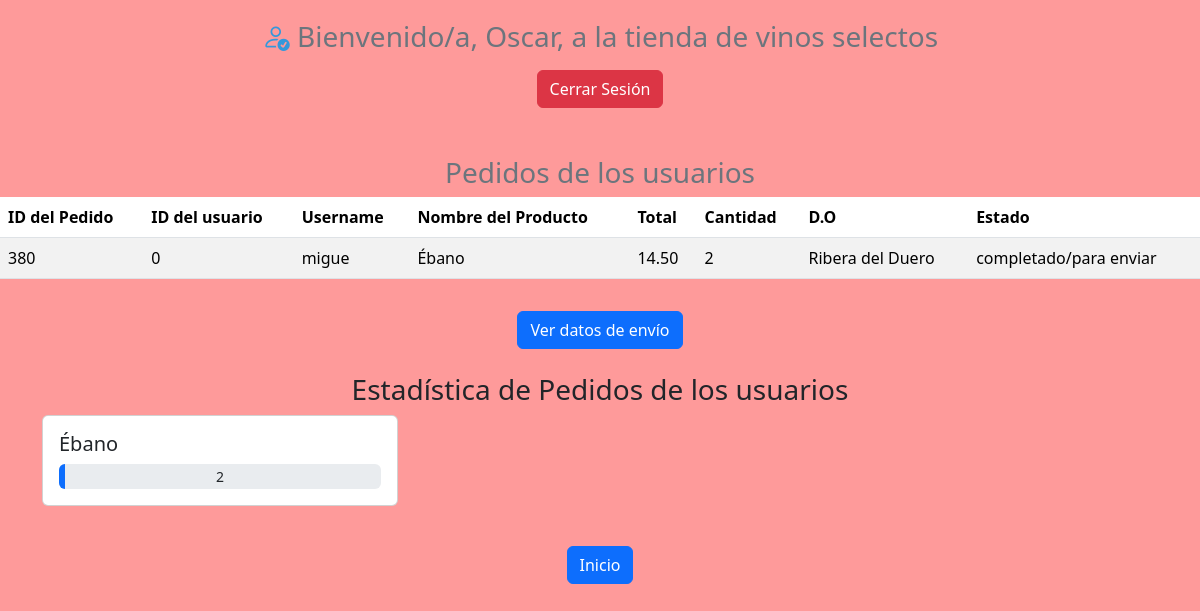
The page /vistaadmin/pedidosusuarios.php (signed in) on the database its author committed.
### tables this page shows
CREATE TABLE `pedido` (
  `pedido_id` int(11) NOT NULL,
  `fecha` timestamp NOT NULL DEFAULT current_timestamp() ON UPDATE current_timestamp(),
  `total` decimal(10,2) DEFAULT NULL,
  `fk_usuario` int(11) NOT NULL,
  `estado` varchar(50) NOT NULL DEFAULT 'en trámite'
);

CREATE TABLE `usuario` (
  `usuario_id` int(11) NOT NULL,
  `username` varchar(60) DEFAULT NULL,
  `password` varchar(60) DEFAULT NULL,
  `rol` varchar(60) NOT NULL DEFAULT 'user',
  `correo` varchar(50) DEFAULT NULL,
  `estado` tinyint(1) NOT NULL DEFAULT 1
);

CREATE TABLE `producto` (
  `producto_id` int(11) NOT NULL,
  `nombre` varchar(60) NOT NULL,
  `pvp` decimal(10,2) NOT NULL,
  `stock` int(11) NOT NULL,
  `do` varchar(60) NOT NULL,
  `descripcion` varchar(500) NOT NULL,
  `url_imagen` varchar(500) DEFAULT NULL
);

CREATE TABLE `linea_pedido` (
  `fk_pedido` int(11) NOT NULL,
  `fk_producto` int(11) NOT NULL,
  `cantidad` int(11) NOT NULL
);

### vistaadmin/pedidosusuarios.php (the view, shortened to what this page needs)
<!DOCTYPE html>
<html>
<head>
    <link rel="stylesheet" type="text/css" href="estilovistaadmin.css">
    <link href="https://cdn.jsdelivr.net/npm/bootstrap@5.3.2/dist/css/bootstrap.min.css" rel="stylesheet">
    <link rel="stylesheet" href="https://cdn.jsdelivr.net/npm/bootstrap-icons@1.11.3/font/bootstrap-icons.min.css">
</head>
<body id="body">
<?php
include "../Conexion.php";
if(isset($_SESSION["username"])) {
    $user = $_SESSION["username"];
    echo '<div class="text-center d-flex flex-column align-items-center" style="margin-top: 20px;">
    <h3 class="text-secondary mb-3"><i class="bi bi-person-check" style="color: #3498db !important;"></i>
        Bienvenido/a, ' . $user . ', a la tienda de vinos selectos
    </h3>';
    echo '<a href="/TiendaVinos/phplogin/cerrarsesion.php" class="btn btn-danger">Cerrar Sesión</a></br></br>
    </div>';
}
$sql_pedidos = "SELECT pedido.pedido_id, usuario.usuario_id, usuario.username, producto.nombre, pedido.total, linea_pedido.cantidad, producto.do, pedido.estado
                FROM pedido
                INNER JOIN linea_pedido ON pedido.pedido_id = linea_pedido.fk_pedido
                INNER JOIN producto ON linea_pedido.fk_producto = producto.producto_id
                INNER JOIN usuario ON pedido.fk_usuario = usuario.usuario_id
                WHERE pedido.estado = 'completado/para enviar'";
$resultado_pedidos = $conexion->query($sql_pedidos);
$pedidos = [];
if ($resultado_pedidos && $resultado_pedidos->num_rows > 0) {
    while ($pedido = $resultado_pedidos->fetch_assoc()) {
        $pedidos[] = $pedido;
    }
}
if (!empty($pedidos)) {
    echo '<h3 class="text-center text-secondary">Pedidos de los usuarios</h3>';
    echo '<table class="table table-striped">';
    echo '<thead>
            <tr>
                <th>ID del Pedido</th>
                <th>ID del usuario</th>
                <th>Username</th>
                <th>Nombre del Producto</th>
                <th>Total</th>
                <th>Cantidad</th>
                <th>D.O</th>
                <th>Estado</th>
            </tr>
          </thead>';
    echo '<tbody>';
    foreach ($pedidos as $pedido) {
        echo '<tr>';
        echo '<td>' . $pedido['pedido_id'] . '</td>';
        echo '<td>' . $pedido['usuario_id'] . '</td>';
        echo '<td>' . $pedido['username'] . '</td>';
        echo '<td>' . $pedido['nombre'] . '</td>';
        echo '<td>' . $pedido['total'] . '</td>';
        echo '<td>' . $pedido['cantidad'] . '</td>';
        echo '<td>' . $pedido['do'] . '</td>';
        echo '<td>' . $pedido['estado'] . '</td>';
        echo '</tr>';
    }
    echo '</tbody>';
    echo '</table>';
    echo '<form method="POST" action="mostrardatosenvio.php" class="text-center mt-3">';
    echo '<button class="btn btn-primary text-center mt-3" type="submit" name="verDatosEnvio">Ver datos de envío</button>';
    echo '</form>';
    echo '<div class="container">';
    echo '<h3 class="text-center mt-4">Estadística de Pedidos de los usuarios</h3>';
    echo '<div class="row">';
    foreach ($pedidos as $pedido)
     {
        echo '<div class="col-md-4">';
        echo '<div class="card mb-4">';
        echo '<div class="card-body">';
        echo '<h5 class="card-title">' . $pedido["nombre"] . '</h5>';
        echo '<div class="progress" style="min-width: 150px;">';
        echo '<div class="progress-bar bg-primary" role="progressbar" style="width: ' . $pedido["cantidad"] . '%" aria-valuenow="' . $pedido["cantidad"] . '" aria-valuemin="0" aria-valuemax="100"></div>';
        echo '<span class="numberbarra">' . $pedido["cantidad"] . '</span>';
        echo '</div>';
        echo '</div>';
        echo '</div>';
        echo '</div>';
    }
    echo '</div>';
    echo '</div>';
} else {
    echo '<p class="text-center">No hay pedidos completados/para enviar.</p>';
}
?>
<div class="text-center mt-3">
<a href="/TiendaVinos/vistaadmin/Index.php" class="btn btn-primary">Inicio</a>
</div>
</body>
</html>

### vistaadmin/estilovistaadmin.css (style rules this page uses)
#body { background-color:rgb(254, 154, 154); }

### vistaadmin/pedidosusuarios.php (style rules this page uses)
.progress { position: relative; height: 25px; }
.numberbarra { font-size: 14px; position: absolute; left: 50%; top: 50%; transform: translate(-50%, -50%); }

### rows shown on the page
pedido: pedido_id "380", fk_usuario.usuario_id "0", fk_usuario.username "migue", producto.nombre "Ébano", total "14.50", linea_pedido.cantidad "2", producto.do "Ribera del Duero", estado "completado/para enviar"

### other values the page prints
$user "Oscar"
